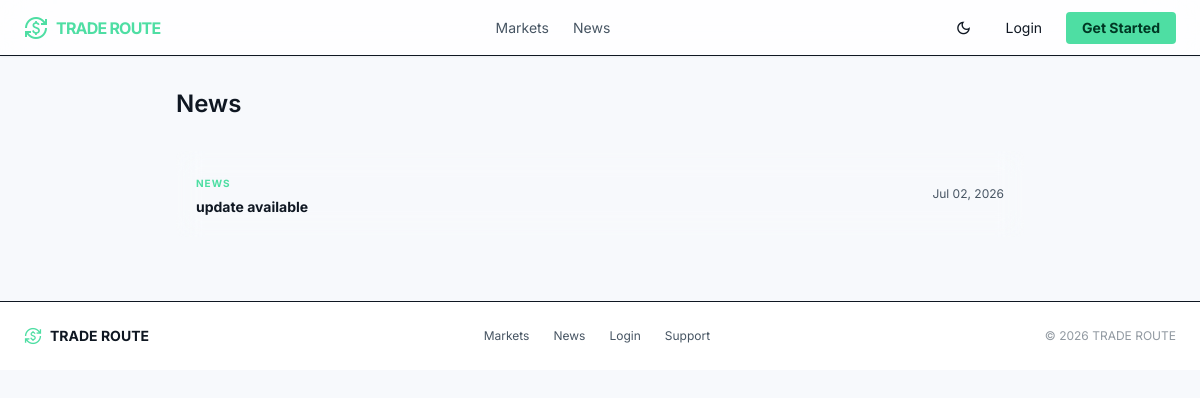
Page /news/ on the committed database.
### core/models.py (models this page shows, shortened)
class SiteSetting(models.Model):
    site_name = models.CharField(max_length=100)
    logo = models.ImageField(upload_to="logo/", blank=True, null=True)   # <-- add blank=True, null=True
    minimum_deposit = models.DecimalField(max_digits=20, decimal_places=2)
    minimum_withdrawal = models.DecimalField(max_digits=20, decimal_places=2)
    referral_bonus = models.DecimalField(max_digits=5, decimal_places=2)
    maintenance_mode = models.BooleanField(default=False)
    support_email = models.EmailField()
    support_phone = models.CharField(max_length=30)

class News(models.Model):
    title = models.CharField(max_length=200)
    image = models.ImageField(upload_to="news/")
    content = models.TextField()
    published = models.BooleanField(default=True)
    created_at = models.DateTimeField(auto_now_add=True)

### core/views.py (the view)
# urls.py: path("news/", views.news_list, name="news_list"),
def news_list(request):
    news = News.objects.filter(published=True).order_by("-created_at")
    paginator = Paginator(news, 12)
    page = paginator.get_page(request.GET.get("page"))
    return render(request, "core/news_list.html", {"page_obj": page})

### core/context_processors.py (called while the page is built)
def site_settings(request):
    return {"site_settings": SiteSetting.objects.first()}

def notifications_badge(request):
    if request.user.is_authenticated:
        count = Notification.objects.filter(user=request.user, is_read=False).count()
    else:
        count = 0
    return {"unread_notifications_count": count}

### core/templates/core/news_list.html (shortened to what this page needs)
{% extends "core/base.html" %}
{% block content %}
<div class="max-w-4xl mx-auto px-container-padding py-stack-lg">
    <h1 class="font-display-lg text-headline-md mb-8">News</h1>
    <div class="space-y-4 mb-8">
        {% for item in page_obj %}
        <a href="{% url 'core:news_detail' item.pk %}" class="block glass-panel p-5 rounded-xl edge-bg-5 transition-colors group">
            <div class="flex justify-between items-center gap-4">
                <div>
                    <span class="text-[10px] font-bold text-primary tracking-widest uppercase">News</span>
                    <h4 class="font-bold text-on-surface group-hover:text-primary transition-colors mt-1">{{ item.title }}</h4>
                </div>
                <span class="text-on-surface-variant text-xs shrink-0">{{ item.created_at|date:"M d, Y" }}</span>
            </div>
        </a>
        {% empty %}
        <p class="text-on-surface-variant text-sm glass-panel p-6 rounded-xl">No news yet.</p>
        {% endfor %}
    </div>
</div>
{% endblock %}

### core/templates/core/base.html (shortened to what this page needs)
<!DOCTYPE html>
<html lang="en">
<head>
<script src="https://cdn.tailwindcss.com?plugins=forms,container-queries"></script>
<script id="tailwind-config">
    tailwind.config = {
        darkMode: "class",
        theme: {
            extend: {
                colors: {
                    "background": "rgb(var(--color-background) / <alpha-value>)",
                    "surface": "rgb(var(--color-surface) / <alpha-value>)",
                    "surface-container-low": "rgb(var(--color-surface-container-low) / <alpha-value>)",
                    "surface-container-lowest": "rgb(var(--color-surface-container-lowest) / <alpha-value>)",
                    "surface-bright": "rgb(var(--color-surface-bright) / <alpha-value>)",
                    "on-surface": "rgb(var(--color-on-surface) / <alpha-value>)",
                    "on-surface-variant": "rgb(var(--color-on-surface-variant) / <alpha-value>)",
                    "edge": "rgb(var(--color-edge) / <alpha-value>)",
                    "primary": "#4edea3",
                    "on-primary": "#003824",
                    "on-primary-fixed": "#002113",
                    "error": "#ffb4ab",
                    "on-tertiary-fixed-variant": "#59a7cf"
                },
                borderRadius: {
                    DEFAULT: "0.125rem",
                    lg: "0.25rem",
                    xl: "0.5rem",
                    full: "0.75rem"
                },
                spacing: {
                    "stack-sm": "8px",
                    "max-width-desktop": "1440px",
                    "stack-lg": "32px",
                    "gutter": "16px",
                    "unit": "4px",
                    "container-padding": "24px",
                    "stack-md": "16px"
                },
                fontFamily: {
                    "data-lg": ["JetBrains Mono"],
                    "data-md": ["JetBrains Mono"],
                    "body-lg": ["Inter"],
                    "label-caps": ["Inter"],
                    "display-lg": ["Inter"],
                    "headline-md": ["Inter"],
                    "body-md": ["Inter"],
                    "headline-sm": ["Inter"]
                },
                fontSize: {
                    "data-lg": ["18px", {"lineHeight": "1.2", "fontWeight": "500"}],
                    "data-md": ["14px", {"lineHeight": "1.2", "fontWeight": "500"}],
                    "body-lg": ["16px", {"lineHeight": "1.6", "fontWeight": "400"}],
                    "label-caps": ["11px", {"lineHeight": "1", "letterSpacing": "0.08em", "fontWeight": "700"}],
                    "display-lg": ["48px", {"lineHeight": "1.1", "letterSpacing": "-0.02em", "fontWeight": "700"}],
                    "headline-md": ["24px", {"lineHeight": "1.3", "fontWeight": "600"}],
                    "body-md": ["14px", {"lineHeight": "1.5", "fontWeight": "400"}],
                    "headline-sm": ["18px", {"lineHeight": "1.4", "fontWeight": "600"}]
                }
            }
        }
    };
</script>
</head>
<body class="font-body-md text-body-md selection:bg-primary/30">
<header class="fixed top-0 w-full z-50 bg-surface/80 backdrop-blur-xl border-b edge-b-10 shadow-sm flex items-center justify-between px-4 md:px-6 h-14">
    <a href="{% url 'core:landing' %}" class="flex items-center gap-2 shrink-0">
        <span class="material-symbols-outlined text-primary text-2xl" style="font-variation-settings: 'FILL' 1;">currency_exchange</span>
        <span class="font-display-lg text-sm md:text-base font-bold tracking-tighter text-primary">{{ site_settings.site_name|default:"NEON_TRADE" }}</span>
    </a>
    <nav class="hidden md:flex items-center gap-6 text-sm">
        <a class="text-on-surface-variant hover:text-primary transition-colors" href="{% url 'core:investment_plans' %}">Markets</a>
        <a class="text-on-surface-variant hover:text-primary transition-colors" href="{% url 'core:news_list' %}">News</a>
    </nav>
    <div class="flex items-center gap-2">
        <button id="theme-toggle" type="button" aria-label="Toggle light and dark mode"
                class="w-9 h-9 flex items-center justify-center rounded-lg edge-bg-5 transition-all">
            <span class="material-symbols-outlined text-on-surface text-lg" id="theme-toggle-icon">dark_mode</span>
        </button>
        {% if user.is_authenticated %}
            <a href="{% url 'core:dashboard' %}" class="bg-primary text-on-primary text-sm font-bold px-4 py-1.5 rounded-lg active:scale-95 transition-transform">
                Dashboard
            </a>
            <a href="{% url 'core:logout' %}" class="hidden md:block text-on-surface-variant hover:text-primary text-sm px-1 transition-all">
                Logout
            </a>
        {% else %}
            <a href="{% url 'core:login' %}" class="hidden md:block text-on-surface text-sm edge-bg-5 px-4 py-1.5 rounded-lg transition-all">
                Login
            </a>
            <a href="{% url 'core:register' %}" class="bg-primary text-on-primary text-sm font-bold px-4 py-1.5 rounded-lg active:scale-95 transition-transform">
                Get Started
            </a>
        {% endif %}
    </div>
</header>
<main class="pt-14">
{% block content %}{% endblock %}
</main>
<footer class="bg-surface-container-lowest border-t edge-b-5 w-full">
    <div class="flex flex-col sm:flex-row items-center justify-between gap-3 py-5 px-4 md:px-6 max-w-max-desktop mx-auto text-sm">
        <div class="flex items-center gap-2">
            <span class="material-symbols-outlined text-primary text-lg">currency_exchange</span>
            <span class="font-bold text-on-surface">{{ site_settings.site_name|default:"NEON_TRADE" }}</span>
        </div>
        <div class="flex flex-wrap items-center justify-center gap-x-6 gap-y-2 text-on-surface-variant text-xs">
            <a class="hover:text-primary transition-colors" href="{% url 'core:investment_plans' %}">Markets</a>
            <a class="hover:text-primary transition-colors" href="{% url 'core:news_list' %}">News</a>
            {% if user.is_authenticated %}
            <a class="hover:text-primary transition-colors" href="{% url 'core:kyc_status' %}">KYC</a>
            {% else %}
            <a class="hover:text-primary transition-colors" href="{% url 'core:login' %}">Login</a>
            {% endif %}
            {% if site_settings.support_email %}
            <a class="hover:text-primary transition-colors" href="mailto:{{ site_settings.support_email }}">Support</a>
            {% endif %}
        </div>
        <p class="text-on-surface-variant/60 text-xs">&copy; {% now "Y" %} {{ site_settings.site_name|default:"NEON_TRADE" }}</p>
    </div>
</footer>
</body>
</html>

### core/templates/core/base.html (style rules this page uses)
:root { --color-background: 247 249 252; --color-surface: 255 255 255; --color-surface-container-low: 240 243 248; --color-surface-container-lowest: 255 255 255; --color-surface-bright: 255 255 255; --color-on-surface: 15 23 34; --color-on-surface-variant: 71 85 99; --color-edge: 15 23 34; --color-panel-bg: 255, 255, 255; --color-panel-bg-alpha: 0.7; --color-panel-border-alpha: 0.08; }

### rows in the picture
SiteSetting: site_name "TRADE ROUTE"
News: title "update available", created_at "Jul 02, 2026"
